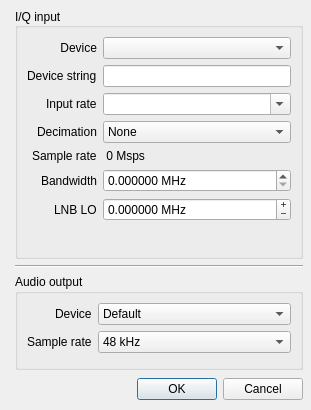
<?xml version="1.0" encoding="UTF-8"?>
<ui version="4.0">
 <class>ioconfig</class>
 <widget class="QDialog" name="ioconfig">
  <property name="geometry">
   <rect>
    <x>0</x>
    <y>0</y>
    <width>311</width>
    <height>410</height>
   </rect>
  </property>
  <property name="windowTitle">
   <string>Dialog</string>
  </property>
  <widget class="QGroupBox" name="groupBoxOutput">
   <property name="geometry">
    <rect>
     <x>15</x>
     <y>274</y>
     <width>288</width>
     <height>96</height>
    </rect>
   </property>
   <property name="title">
    <string>Audio output</string>
   </property>
   <layout class="QFormLayout" name="formLayout_2">
    <property name="labelAlignment">
     <set>Qt::AlignRight|Qt::AlignTrailing|Qt::AlignVCenter</set>
    </property>
    <item row="0" column="0">
     <widget class="QLabel" name="outDevLabel">
      <property name="text">
       <string>Device</string>
      </property>
     </widget>
    </item>
    <item row="0" column="1">
     <widget class="QComboBox" name="outDevCombo">
      <property name="toolTip">
       <string>Select which device to use for audio output.
Leave it at default unless you know what you are doing.</string>
      </property>
      <property name="sizeAdjustPolicy">
       <enum>QComboBox::AdjustToMinimumContentsLength</enum>
      </property>
      <property name="minimumContentsLength">
       <number>15</number>
      </property>
      <item>
       <property name="text">
        <string>Default</string>
       </property>
      </item>
     </widget>
    </item>
    <item row="1" column="0">
     <widget class="QLabel" name="outSrLabel">
      <property name="text">
       <string>Sample rate</string>
      </property>
     </widget>
    </item>
    <item row="1" column="1">
     <widget class="QComboBox" name="outSrCombo">
      <property name="toolTip">
       <string>Select the audio sample rate</string>
      </property>
      <item>
       <property name="text">
        <string>48 kHz</string>
       </property>
      </item>
     </widget>
    </item>
   </layout>
  </widget>
  <widget class="QGroupBox" name="groupBoxInput">
   <property name="geometry">
    <rect>
     <x>15</x>
     <y>8</y>
     <width>288</width>
     <height>251</height>
    </rect>
   </property>
   <property name="font">
    <font>
     <weight>50</weight>
     <bold>false</bold>
    </font>
   </property>
   <property name="title">
    <string>I/Q input</string>
   </property>
   <property name="alignment">
    <set>Qt::AlignLeading|Qt::AlignLeft|Qt::AlignVCenter</set>
   </property>
   <property name="flat">
    <bool>false</bool>
   </property>
   <layout class="QFormLayout" name="formLayout">
    <property name="fieldGrowthPolicy">
     <enum>QFormLayout::AllNonFixedFieldsGrow</enum>
    </property>
    <property name="labelAlignment">
     <set>Qt::AlignRight|Qt::AlignTrailing|Qt::AlignVCenter</set>
    </property>
    <item row="0" column="0">
     <widget class="QLabel" name="inDevLabel1">
      <property name="sizePolicy">
       <sizepolicy hsizetype="Preferred" vsizetype="Preferred">
        <horstretch>0</horstretch>
        <verstretch>0</verstretch>
       </sizepolicy>
      </property>
      <property name="text">
       <string>Device</string>
      </property>
      <property name="alignment">
       <set>Qt::AlignRight|Qt::AlignTrailing|Qt::AlignVCenter</set>
      </property>
     </widget>
    </item>
    <item row="0" column="1">
     <widget class="QComboBox" name="inDevCombo">
      <property name="enabled">
       <bool>true</bool>
      </property>
      <property name="toolTip">
       <string>Select an input device</string>
      </property>
      <property name="sizeAdjustPolicy">
       <enum>QComboBox::AdjustToMinimumContentsLength</enum>
      </property>
      <property name="minimumContentsLength">
       <number>15</number>
      </property>
     </widget>
    </item>
    <item row="1" column="0">
     <widget class="QLabel" name="inDevLabel2">
      <property name="toolTip">
       <string>Device arguments</string>
      </property>
      <property name="text">
       <string>Device string</string>
      </property>
     </widget>
    </item>
    <item row="2" column="0">
     <widget class="QLabel" name="inSrLabel">
      <property name="text">
       <string>Input rate</string>
      </property>
     </widget>
    </item>
    <item row="2" column="1">
     <widget class="QComboBox" name="inSrCombo">
      <property name="toolTip">
       <string>Select the sample rate of the input source</string>
      </property>
      <property name="editable">
       <bool>true</bool>
      </property>
     </widget>
    </item>
    <item row="6" column="0">
     <widget class="QLabel" name="loLabel">
      <property name="toolTip">
       <string>LNB LO frequency. Use negative frequency for upconverters.</string>
      </property>
      <property name="text">
       <string>LNB LO</string>
      </property>
     </widget>
    </item>
    <item row="6" column="1">
     <widget class="QDoubleSpinBox" name="loSpinBox">
      <property name="toolTip">
       <string>LNB LO frequency. Use negative frequency for upconverters.</string>
      </property>
      <property name="buttonSymbols">
       <enum>QAbstractSpinBox::PlusMinus</enum>
      </property>
      <property name="suffix">
       <string> MHz</string>
      </property>
      <property name="decimals">
       <number>6</number>
      </property>
      <property name="minimum">
       <double>-15000.000000000000000</double>
      </property>
      <property name="maximum">
       <double>15000.000000000000000</double>
      </property>
     </widget>
    </item>
    <item row="1" column="1">
     <widget class="QLineEdit" name="inDevEdit">
      <property name="toolTip">
       <string>&lt;html&gt;&lt;head/&gt;&lt;body&gt;&lt;p&gt;The device argument is a delimited string used to locate devices on your system. Use the device id or name (if applicable) to specify a certain device or list of devices. If left blank, the first device found will be used.&lt;/p&gt;&lt;p&gt;Examples (some arguments may be optional):&lt;/p&gt;
&lt;p&gt;
fcd=0&lt;br/&gt;
rtl=0&lt;br/&gt;
rtl=0,rtl_xtal=28.80001e6,tuner_xtal=26e6,buffers=64 ...&lt;br/&gt;
rtl_tcp=127.0.0.1:1234,psize=16384&lt;br/&gt;
uhd,subdev=A:0,label='USRP1',lo_offset=1500000&lt;br/&gt;
osmosdr=0|name,mcr=64e6,nchan=5,port=/dev/ttyUSB0 ...&lt;br/&gt;
file=/path/to/file.ext,freq=428e6,rate=1e6,repeat=true,throttle=true ...
&lt;/p&gt;
&lt;p&gt;
You can test the device strings in gnuradio-companion.&lt;/p&gt;&lt;/body&gt;&lt;/html&gt;</string>
      </property>
      <property name="text">
       <string/>
      </property>
     </widget>
    </item>
    <item row="5" column="1">
     <widget class="QDoubleSpinBox" name="bwSpinBox">
      <property name="toolTip">
       <string>Analog bandwidth (leave at 0 for default)</string>
      </property>
      <property name="suffix">
       <string> MHz</string>
      </property>
      <property name="decimals">
       <number>6</number>
      </property>
      <property name="maximum">
       <double>100.000000000000000</double>
      </property>
      <property name="singleStep">
       <double>0.100000000000000</double>
      </property>
     </widget>
    </item>
    <item row="5" column="0">
     <widget class="QLabel" name="bwLabel">
      <property name="toolTip">
       <string>Analog bandwidth (leave at 0 for default)</string>
      </property>
      <property name="text">
       <string>Bandwidth</string>
      </property>
     </widget>
    </item>
    <item row="3" column="0">
     <widget class="QLabel" name="label">
      <property name="text">
       <string>Decimation</string>
      </property>
     </widget>
    </item>
    <item row="3" column="1">
     <widget class="QComboBox" name="decimCombo">
      <property name="toolTip">
       <string>Input decimation</string>
      </property>
      <item>
       <property name="text">
        <string>None</string>
       </property>
      </item>
      <item>
       <property name="text">
        <string>2</string>
       </property>
      </item>
      <item>
       <property name="text">
        <string>4</string>
       </property>
      </item>
      <item>
       <property name="text">
        <string>8</string>
       </property>
      </item>
      <item>
       <property name="text">
        <string>16</string>
       </property>
      </item>
      <item>
       <property name="text">
        <string>32</string>
       </property>
      </item>
      <item>
       <property name="text">
        <string>64</string>
       </property>
      </item>
      <item>
       <property name="text">
        <string>128</string>
       </property>
      </item>
      <item>
       <property name="text">
        <string>256</string>
       </property>
      </item>
      <item>
       <property name="text">
        <string>512</string>
       </property>
      </item>
     </widget>
    </item>
    <item row="4" column="0">
     <widget class="QLabel" name="label_2">
      <property name="text">
       <string>Sample rate</string>
      </property>
     </widget>
    </item>
    <item row="4" column="1">
     <widget class="QLabel" name="sampRateLabel">
      <property name="font">
       <font>
        <weight>50</weight>
        <bold>false</bold>
       </font>
      </property>
      <property name="toolTip">
       <string>The sample rate after decimation</string>
      </property>
      <property name="text">
       <string> 0 Msps</string>
      </property>
     </widget>
    </item>
   </layout>
  </widget>
  <widget class="QDialogButtonBox" name="buttonBox">
   <property name="geometry">
    <rect>
     <x>15</x>
     <y>376</y>
     <width>288</width>
     <height>27</height>
    </rect>
   </property>
   <property name="orientation">
    <enum>Qt::Horizontal</enum>
   </property>
   <property name="standardButtons">
    <set>QDialogButtonBox::Cancel|QDialogButtonBox::Ok</set>
   </property>
  </widget>
  <widget class="Line" name="line">
   <property name="geometry">
    <rect>
     <x>15</x>
     <y>265</y>
     <width>288</width>
     <height>3</height>
    </rect>
   </property>
   <property name="orientation">
    <enum>Qt::Horizontal</enum>
   </property>
  </widget>
 </widget>
 <resources/>
 <connections/>
</ui>
